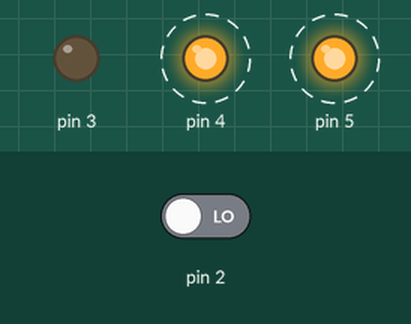
Simulated run of this sketch. Board: Arduino Uno, built with avr-gcc and run on an emulated ATmega328P. Parts: output pins drawn as LEDs (lit = HIGH). Dashed ring = blinking. The test bench sets the inputs (shaded band); at power-on: pin 2 LOW.

Above: at 2.1 s.
2.2 s: pin 2 driven HIGH
At 2.72 s:
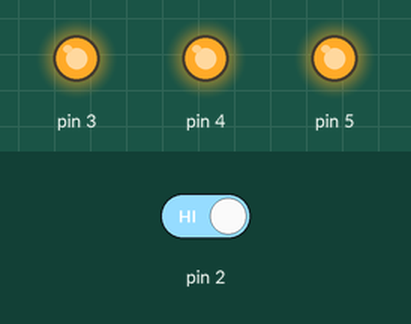
At 3.9 s:
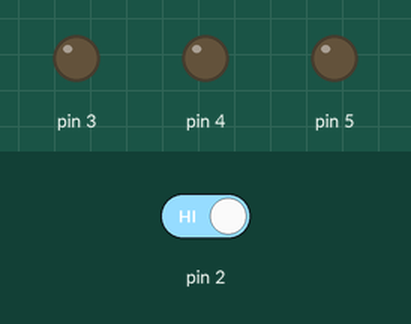
Timing chart, 0 to 11.5 s (numbered marks = the images above; inputs shaded):
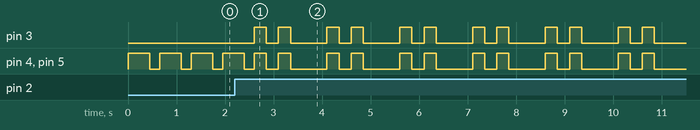

The sketch:

Project_2_extension.ino
```cpp
// Globals
int mode = 0;

// Constructor
void setup()
{
  // set pinmodes
  pinMode(2, INPUT);
  pinMode(3, OUTPUT);
  pinMode(4, OUTPUT);
  pinMode(5, OUTPUT);
}

// Code loop
void loop()
{
  if (digitalRead(2) == HIGH)
  {
    // switch was pressed, blink all LEDs
    digitalWrite(3, HIGH);
    digitalWrite(4, HIGH);
    digitalWrite(5, HIGH);
    delay(250);
    digitalWrite(3, LOW);
    digitalWrite(4, LOW);
    digitalWrite(5, LOW);
    delay(250);
    digitalWrite(3, HIGH);
    digitalWrite(4, HIGH);
    digitalWrite(5, HIGH);
    delay(250);
    digitalWrite(3, LOW);
    digitalWrite(4, LOW);
    digitalWrite(5, LOW);
    delay(750);

    // switch mode variable
    if (mode == 2)
    {
      mode = 0;
    }
    else
    {
      ++mode;
    }
  }
  else
  {
    if (mode == 0)
    {
      digitalWrite(4, HIGH);
      digitalWrite(5, HIGH);
      delay(450);
      digitalWrite(4, LOW);
      digitalWrite(5, LOW);
      delay(200);
    }

    if (mode == 1)
    {
      digitalWrite(5, LOW);
      digitalWrite(4, HIGH);
      delay(500);

      digitalWrite(4, LOW);
      digitalWrite(3, HIGH);
      delay(500);

      digitalWrite(3, LOW);
      digitalWrite(4, HIGH);
      delay(500);

      digitalWrite(4, LOW);
      digitalWrite(5, HIGH);
      delay(500);
    }

    if (mode == 2)
    {
      digitalWrite(3, HIGH);
      digitalWrite(4, HIGH);
      digitalWrite(5, HIGH);
      delay(250);
      digitalWrite(3, LOW);
      digitalWrite(4, LOW);
      digitalWrite(5, LOW);
      delay(250);
    }
  }
}
```

Measured:
- after the input at 2.2 s, pin 3: LOW → HIGH after 0.40 s, then repeats every 1.5 s: LOW 0.25 s, HIGH 0.25 s, LOW 0.75 s, HIGH 0.25 s
- by itself, pin 4, pin 5: repeats every 1.5 s: HIGH 0.25 s, LOW 0.25 s, HIGH 0.25 s, LOW 0.75 s
